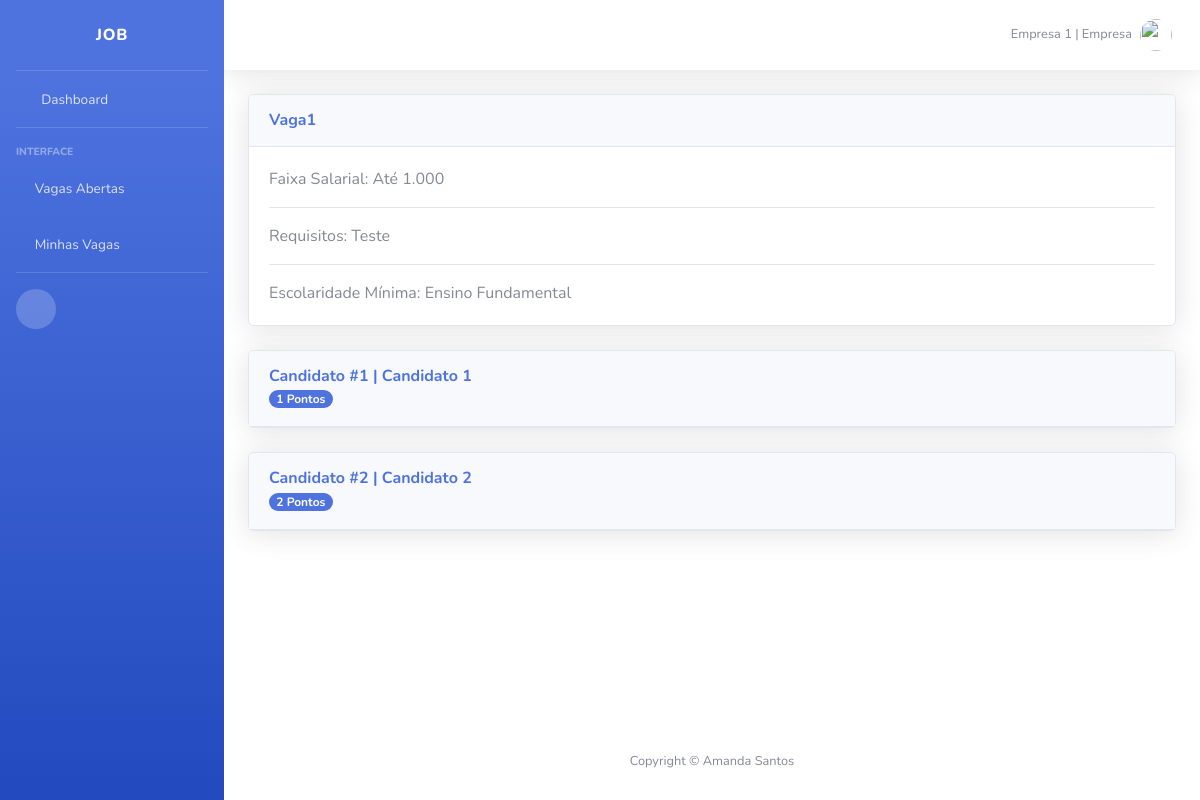
The app's page /dashboard/detalhes_vaga/8 (signed in) with its own data.
### usuario/models.py (models this page shows)
class User(AbstractUser):
    categoria = models.PositiveIntegerField(default=0)
    username = models.CharField(max_length=10, unique=False, blank=True, null=True)
    email = models.EmailField(max_length=254, unique=True)
    is_staff = models.BooleanField(default=True, )
    USERNAME_FIELD = 'email'
    REQUIRED_FIELDS = ['EMAIL_FIELD']
    def get_categoria(self):
        return self.categoria

class Candidato(User):
    EF = 'Ensino Fundamental'
    EM = 'Ensino Médio'
    TG = 'Tecnólogo'
    ES = 'Ensino Superior'
    PS = 'Pós / MBA / Mestrado'
    DR = 'Doutorado'
    ESCOLARIDADE = (
        (EF, 'Ensino Fundamental'),
        (EM, 'Ensino Médio'),
        (TG, 'Tecnólogo'),
        (ES, 'Ensino Superior'),
        (PS, 'Pós / MBA / Mestrado'),
        (DR, 'Doutorado'),
    )
    pretensao_salarial = models.DecimalField(max_digits=10, decimal_places=2, null=True, blank=True,)
    ultima_escolaridade = models.CharField(
        max_length=50,
        choices=ESCOLARIDADE,
        default=EF,
        null=True,
        blank=True,
    )
    data = models.DateField(auto_now_add=True, null=True)
    class Meta:
        verbose_name = 'Candidato'
        verbose_name_plural = 'Candidatos'

### gestao/models.py (models this page shows, shortened)
class Vaga(models.Model):
    A1 = 'Até 1.000'
    D1A2 = 'De 1.000 a 2.000'
    D2A3 = 'De 2.000 a 3.000'
    AC3 = 'Acima de 3.000'
    FAIXA_SALARIAL = (
        (A1, 'Até 1.000'),
        (D1A2, 'De 1.000 a 2.000'),
        (D2A3, 'De 2.000 a 3.000'),
        (AC3, 'Acima de 3.000'),
    )
    EF = 'Ensino Fundamental'
    EM = 'Ensino Médio'
    TG = 'Tecnólogo'
    ES = 'Ensino Superior'
    PS = 'Pós / MBA / Mestrado'
    DR = 'Doutorado'
    ESCOLARIDADE = (
        (EF, 'Ensino Fundamental'),
        (EM, 'Ensino Médio'),
        (TG, 'Tecnólogo'),
        (ES, 'Ensino Superior'),
        (PS, 'Pós / MBA / Mestrado'),
        (DR, 'Doutorado'),
    )
    empresa = models.ForeignKey(Empresa, on_delete=models.CASCADE, verbose_name='empresa')
    nome = models.CharField(max_length=50, default='')
    faixa_salarial = models.CharField(
        max_length=50,
        choices=FAIXA_SALARIAL,
        default=A1,
    )
    escolaridade = models.CharField(
        max_length=50,
        choices=ESCOLARIDADE,
        default=EF,
    )
    requisitos = models.TextField(max_length=500, default='')
    delete = models.BooleanField(default=False, editable=False)
    aplicacoes = models.ManyToManyField(Aplicacao, editable=False, blank=True)
    data = models.DateField(auto_now_add=True)
    class Meta:
        verbose_name_plural = 'Vagas'

### gestao/views.py (the view)
# urls.py: path('detalhes_vaga/<int:id_vaga>', detalhes_vaga, name='detalhes_vaga'),
@login_required
def detalhes_vaga(request, id_vaga):
    faixa = {'Até 1.000': 1000,
             'De 1.000 a 2.000': 2000,
             'De 2.000 a 3.000': 3000,
             'Acima de 3.000': 3001, }
    escolaridade = ['Ensino Fundamental', 'Ensino Médio', 'Tecnólogo', 'Ensino Superior', 'Pós / MBA / Mestrado',
                    'Doutorado']
    vaga = Vaga.objects.get(id=id_vaga)
    aplicacoes_vaga = vaga.aplicacoes.all()
    detalhes = []
    for aplicacao in aplicacoes_vaga:
        pontos = 0
        if aplicacao.candidato.ultima_escolaridade is not None and \
                (escolaridade.index(aplicacao.candidato.ultima_escolaridade) >= escolaridade.index(vaga.escolaridade)):
            pontos += 1
        if vaga.faixa_salarial in faixa:
            if aplicacao.candidato.pretensao_salarial - faixa[vaga.faixa_salarial] <= 0:
                pontos += 1
        exp = Experiencia.objects.filter(candidato=aplicacao.candidato)
        detalhes.append([aplicacao.candidato, exp, pontos])
    contexto = {'detalhes': detalhes, 'vaga': vaga}
    return render(request, "detalhes_vaga.html", contexto)

### gestao/templates/detalhes_vaga.html (shortened to what this page needs)
{% extends 'base.html' %}
{% block content %}
{% load static %}
<div class="card shadow mb-4">
    <div class="card-header py-3">
        <h6 class="m-0 font-weight-bold text-primary">{{ vaga.nome }}</h6>
    </div>
    <div class="card-body">
        Faixa Salarial: {{ vaga.faixa_salarial }}<br><hr>
        Requisitos: {{ vaga.requisitos }}<br><hr>
        Escolaridade Mínima: {{ vaga.escolaridade }}<br>
    </div>
</div>
{% for candidato in detalhes %}
<div class="card shadow mb-4">
    <a href="#collapseCardExample" class="d-block card-header py-3" data-toggle="collapse" role="button" aria-expanded="true" aria-controls="collapseCardExample">
        <h6 class="m-0 font-weight-bold text-primary">Candidato #{{ forloop.counter }} | {{candidato.0.candidato.first_name}}</h6>
        <span class="badge badge-pill badge-primary">{{candidato.2}} Pontos</span>
    </a>
</div>
{% endfor %}
{% endblock %}

### templates/base.html (shortened to what this page needs)
{% load static %}
<!DOCTYPE html>
<html lang="en">
<head>
  <link href="{% static 'vendor/fontawesome-free/css/all.min.css' %}" rel="stylesheet" type="text/css">
  <link href="{% static 'css/sb-admin-2.min.css' %}" rel="stylesheet">
</head>
<body id="page-top">
  <div id="wrapper">
    <ul class="navbar-nav bg-gradient-primary sidebar sidebar-dark accordion" id="accordionSidebar">
        <div class="sidebar-brand d-flex align-items-center justify-content-center">JOB</div>
      <hr class="sidebar-divider my-0">
      <li class="nav-item">
        <a class="nav-link" href="{% url 'dashboard' %}">
          <i class="fas fa-fw fa-tachometer-alt"></i>
          <span>Dashboard</span></a>
      </li>
      <hr class="sidebar-divider">
      <div class="sidebar-heading">
        Interface
      </div>
      <li class="nav-item">
        <a class="nav-link collapsed" href="{% url 'listar_vagas' %}" data-target="#collapseTwo" aria-expanded="true" aria-controls="collapseTwo">
          <i class="fas fa-bullhorn"></i>
          <span>Vagas Abertas</span>
        </a>
      </li>
      <li class="nav-item">
        <a class="nav-link collapsed" href="#" data-toggle="collapse" data-target="#collapseUtilities" aria-expanded="true" aria-controls="collapseUtilities">
          <i class="fas fa-briefcase"></i>
          <span>Minhas Vagas</span>
        </a>
      </li>
      <hr class="sidebar-divider">
      <div class="sidebar-heading">
      <div class="text-center d-none d-md-inline">
        <button class="rounded-circle border-0" id="sidebarToggle"></button>
      </div>
    </ul>
    <div id="content-wrapper" class="d-flex flex-column" style="background-color: white">
      <div id="content">
        <nav class="navbar navbar-expand navbar-light bg-white topbar mb-4 static-top shadow">
          <ul class="navbar-nav ml-auto">
            <li class="nav-item dropdown no-arrow">
              <a class="nav-link dropdown-toggle" href="#" id="userDropdown" role="button" data-toggle="dropdown" aria-haspopup="true" aria-expanded="false">
                <span class="mr-2 d-none d-lg-inline text-gray-600 small">
                  {{ user.first_name }} |
                  {% if user.get_categoria == 1 %}
                    Empresa
                  {% else %}
                    Candidato
                  {% endif %}
                </span>
                <img class="img-profile rounded-circle" src="{% static 'img/coach.png' %}">
              </a>
            </li>
          </ul>
        </nav>
        <div class="container-fluid" style="background-color: white">
          {% block content %}
          {% endblock %}
        </div>
      </div>
      <footer class="sticky-footer bg-white" >
        <div class="container my-auto">
          <div class="copyright text-center my-auto">
            <span>Copyright &copy; Amanda Santos</span>
          </div>
        </div>
      </footer>
    </div>
  </div>
</body>
</html>

### records on screen
User: first_name "Empresa 1"
Vaga: nome "Vaga1", faixa_salarial "Até 1.000", requisitos "Teste", escolaridade "Ensino Fundamental"
Candidato: user_ptr_id.first_name "Candidato 1", candidato "1"
Candidato: user_ptr_id.first_name "Candidato 2", candidato "2"
